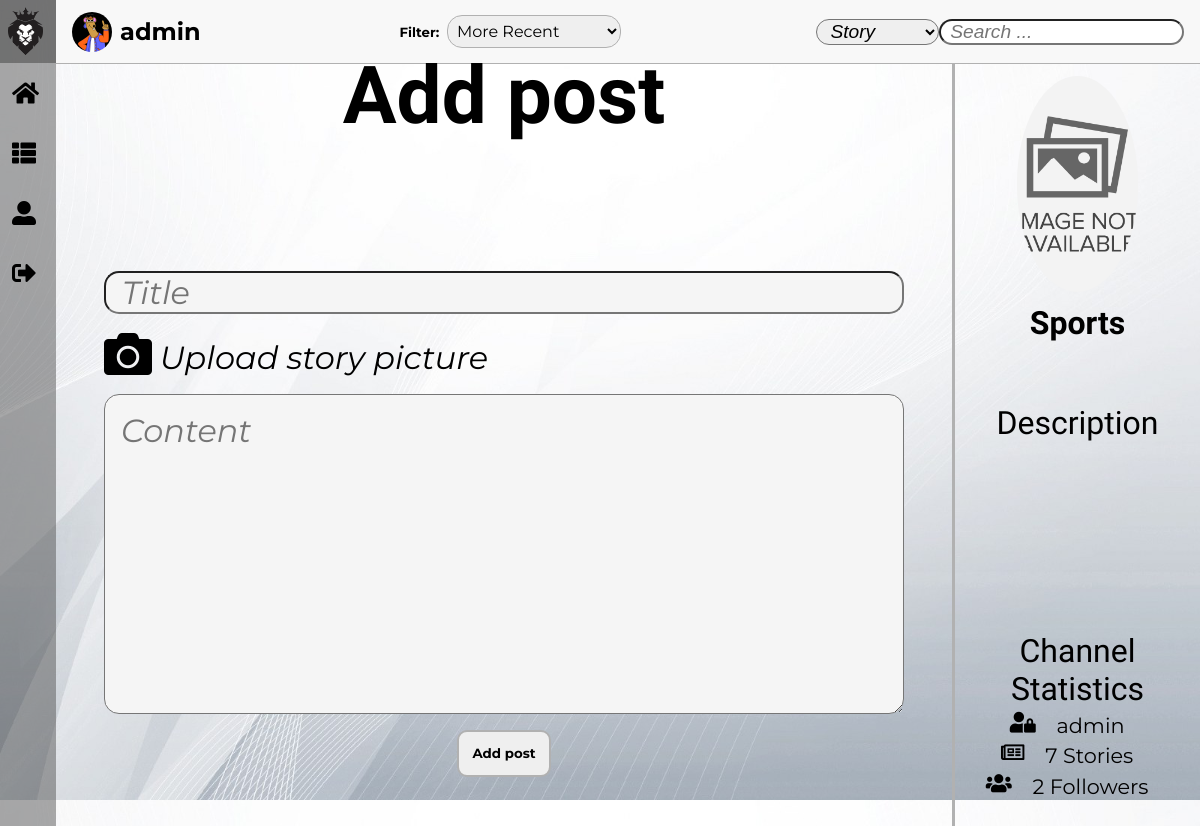
Before: /pages/post.php?channelName=Sports (signed in) with the older database file.
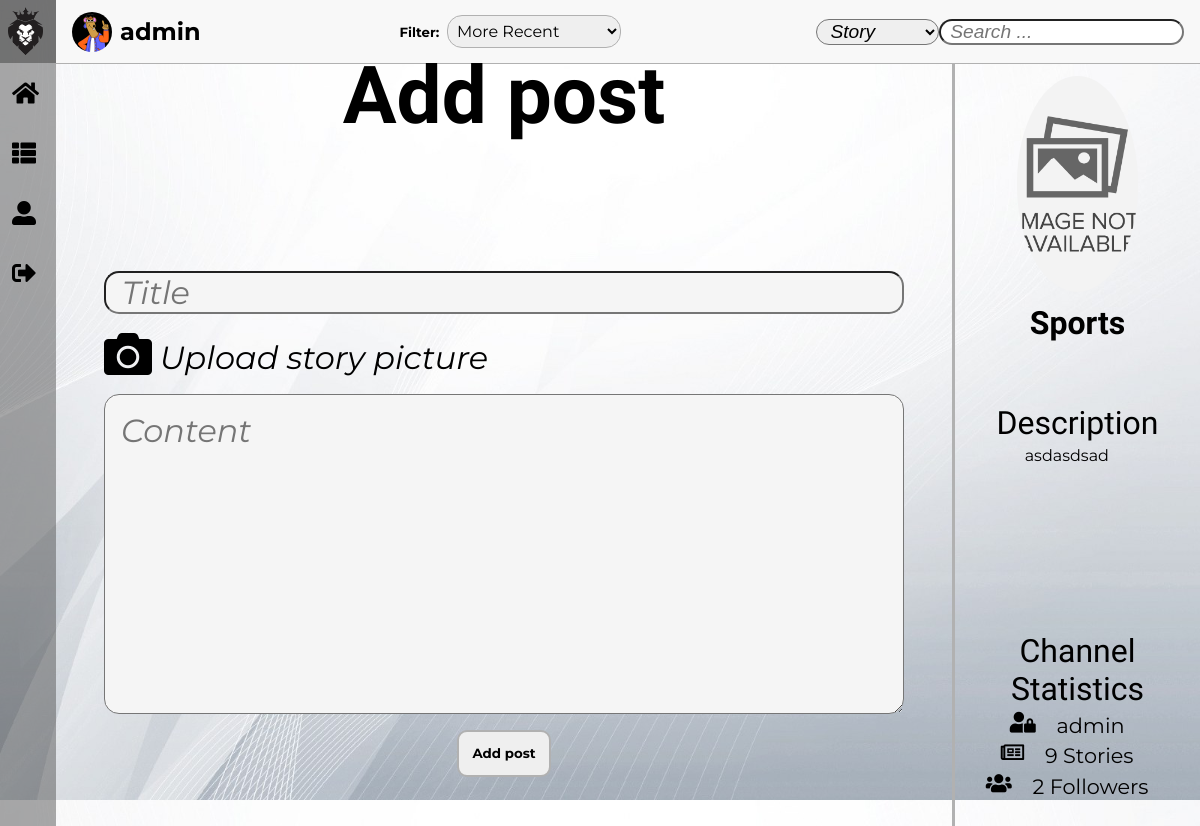
After: the same page with the newer database file.
### tables this page shows
CREATE TABLE Channel(
    name TEXT NOT NULL PRIMARY KEY,
    owner TEXT NOT NULL REFERENCES User(username),
    description TEXT      
);

### pages/post.php (called while the page is built, shortened)
<?php
    include_once('../templates/tpl_common.php');
    include_once('../templates/tpl_post.php');
    include_once('../database/db_channel.php');
    $channelName = isset($_GET['channelName']) ? $_GET['channelName'] : '';
    $defaultFilter = 2;
    $channel = get_channel($channelName);
    $postedStories = count(get_channel_stories($channelName, 2));
    $channelFollowers = count(get_channel_followers($channelName));
    $channelOwner = get_channel_owner($channelName);
    draw_common(htmlentities($_SESSION['username']), ['post.css', 'channel_aside.css'], [], $defaultFilter, $defaultFilter);
    draw_post(htmlentities($channelName));
    draw_post_aside(htmlentities_all($channel), htmlentities($postedStories), htmlentities($channelFollowers), htmlentities($channelOwner));
    draw_footer();
?>

### database/db_channel.php (called while the page is built, shortened)
<?php
  include_once('../includes/functions.php');
    function get_channel($channelName) {
        $db = Database::instance()->db();
        $stmt = $db->prepare('SELECT * FROM Channel WHERE name = ?');
        $stmt->execute(array($channelName));
        return $stmt->fetch();
    }
     function get_channel_owner($channelName){
      $db = Database::instance()->db();
      $stmt = $db->prepare('SELECT owner FROM Channel WHERE Channel.name = ?');
      $stmt->execute(array($channelName));
      return $stmt->fetch()['owner'];
     }
?>

### includes/functions.php (called while the page is built, shortened)
<?php function get_image($default, $directory, $folder, $element) {
    $image = $default;
    $extensions = ['jpg', 'png', 'gif'];
    for($index = 0; $index < count($extensions); $index++) {
        if(file_exists($directory . $element . '.' . $extensions[$index])) {
            $image = $folder . $element . '.' . $extensions[$index];
            break;
        }
    }
    return $image;
} ?>

### templates/tpl_common.php (the view, shortened to what the changed rows need)
<?php function draw_common($username, $css_files, $js_files, $filter, $searchFilter) { ?>
    <!DOCTYPE <!DOCTYPE html>
    <html>
        <head>
            <link rel="stylesheet" href="https://use.fontawesome.com/releases/v5.5.0/css/all.css">
            <?php foreach($css_files as $css_file) { ?>
                <link rel="stylesheet" type="text/css" media="screen" href="../css/<?=$css_file?>" />
            <?php } ?>
            <link rel="stylesheet" type="text/css" media="screen" href="../css/common.css" />
        </head>
        <body>
            <?php draw_tool_bar($username, $filter, $searchFilter) ?>
<?php } ?>
<?php function draw_tool_bar($username, $filter, $searchFilter) { ?>
    <div id="toolBar">
        <div id="info">
            <a id="user-name" href="../pages/profile.php?username=<?= $username ?>">
                <img id="asideIMG" src="../resources/images/<?= get_image('default/defaultUser.jpg', '../resources/images/users/', 'users/', sha1($username)) ?>" alt="User Image">
                <h5><?= $username ?></h5>
            </a>
        </div>
    </div>
<? } ?>
<?php function draw_footer() { ?>
        </body>
    </html>
<?php } ?>

### templates/tpl_post.php (shortened to what the changed rows need)
<?php function draw_post($channelName) { ?>
    <div id="form">
        <h1>Add post</h1>
    </div>
<?php } ?>
<?php function draw_post_aside($channel, $channelStories, $channelFollowers, $channelOwner) { ?>
    <aside>
        <div id="channelPicture">
            <img id="asideIMG" src="../resources/images/<?= get_image('default/defaultChannel.png', '../resources/images/channels/', 'channels/', sha1($channel['name'])) ?>" alt="Channel Image">
        </div>
        <h3 id="channelName"><?= $channel['name'] ?></h3>
        <div id="description">
            <p>Description</p>
            <p id="descriptionContent"><?= $channel['description'] ?></p>
        </div>
        <div id="statistics">
            <p>Channel Statistics</p>
            <div class="statistics">
                <i class="fas fa-user-lock"></i><p><?= $channelOwner ?></p>
            </div>
            <div class="statistics">
                <i class="far fa-newspaper"></i><p><?= $channelStories ?> Stories</p>
            </div>
            <div class="statistics">
            </div>
        </div>
    </aside>
<?php } ?>

Changed rows visible on the page:
changed channel "Sports": description (not shown) → "asdasdsad"
Other visible differences:
$channelStories: "7" → "9"
